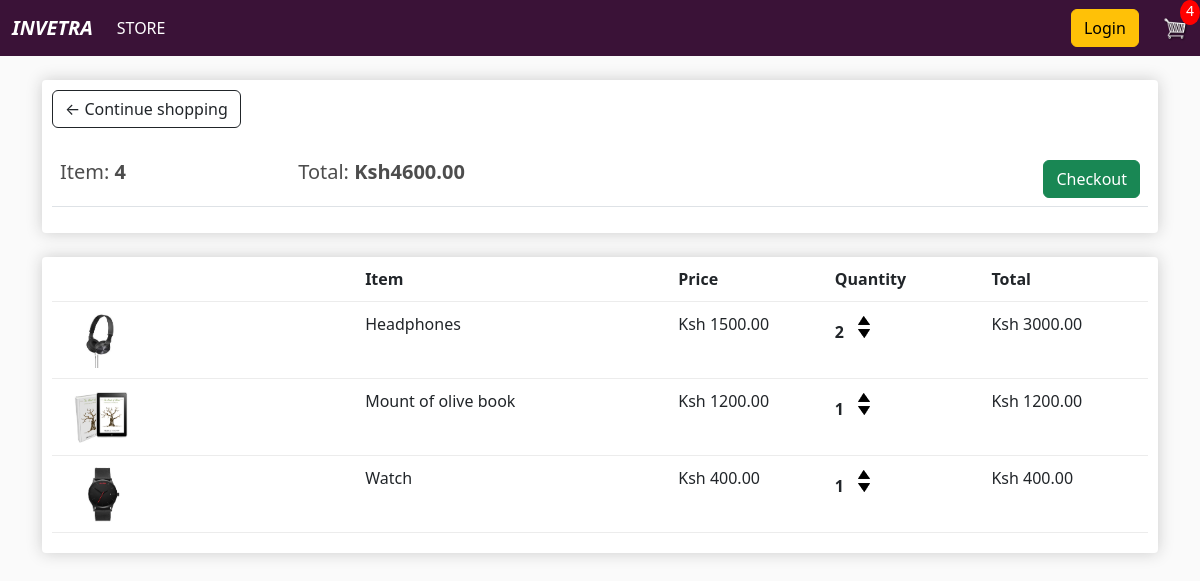
The app's page /cart/ (signed in) with its own data.
### store/models.py (models this page shows, shortened)
class Order(models.Model):
    customer = models.ForeignKey(Customer, on_delete=models.SET_NULL, null=True, blank=False)
    date_ordered = models.DateField(auto_now_add=True)
    complete = models.BooleanField(default= False, null=True, blank=False)
    transaction_id = models.CharField(max_length = 100, null=True)
    @property
    def get_cart_total(self):
        orderitems= self.orderitem_set.all()
        total = sum([item.get_total for item in orderitems])
        return total
    @property
    def get_cart_items(self):
        orderitems = self.orderitem_set.all()
        total = sum([item.quantity for item in orderitems])
        return total

class OrderItem(models.Model):
    product = models.ForeignKey(Product, on_delete=models.SET_NULL, null=True)
    order = models.ForeignKey(Order, on_delete=models.SET_NULL, null=True)
    quantity =models.IntegerField(null=True, blank=True, default=0)
    date_added = models.DateTimeField(auto_now_add=True)
    @property
    def get_total(self):
        total = self.product.price * self.quantity
        return total

class Product(models.Model):
    name = models.CharField(max_length=200,null=True)
    price = models.DecimalField(max_digits=10, decimal_places=2)
    digital = models.BooleanField(default=False, null=True, blank=False)
    image = models.ImageField(null=True, blank=True)
    @property
    def imageURL(self):
        try:
            url = self.image.url
        except:
            url = ''
        return url

### store/views.py (the view)
# urls.py: path('cart/',views.cart, name="cart"),
def cart(request):
    data = cartData(request)
    items =data['items']
    order = data['order']
    cartItems = data['cartItems']
    context={'items':items,
             'order':order,
             'cartItems':cartItems,
             }
    return render(request,'store/cart.html',context)

### store/utils.py (called while the page is built)
def cartData(request):
    if request.user.is_authenticated:
         customer = request.user.customer
         order, created= Order.objects.get_or_create(customer=customer, complete=False)
         items = order.orderitem_set.all()
         cartItems = order.get_cart_items
    else:
       cookieData = cookieCart(request)
       cartItems = cookieData['cartItems']
       order = cookieData['order']
       items = cookieData['items']
    return {'items':items,'order':order,'cartItems':cartItems,}

### store/templates/store/cart.html (shortened to what this page needs)
{% extends 'store/main.html'%}
{% load static %}
{%block content%}
<div class="row">
    <div class="col-ly-12">
        <div class="box-element">
            <a class="btn btn-outline-dark" href="{%url 'store'%}">&#8592; Continue shopping</a>
            <br>
            <br>
            <table class="table">
                <tr>
                    <th><h5>Item: <strong>{{order.get_cart_items}}</strong></h5></th>
                    <th><h5>Total: <strong>Ksh{{order.get_cart_total|floatformat:2}}</strong></h5></th>
                    <th>
                        <a style="float: right; " class="btn btn-success" href="{%url 'checkout'%}">Checkout</a>
                    </th>
                </tr>
            </table>
        </div>
        <br>
        <div class="box-element">
            <div class="cart-row">
                <div style="flex:2;"></div>
                <div style="flex:2;"><strong>Item</strong></div>
                <div style="flex:1;"><strong>Price</strong></div>
                <div style="flex:1;"><strong>Quantity</strong></div>
                <div style="flex:1;"><strong>Total</strong></div>
            </div>
            {%for item in items%}
            <div class="cart-row">
                <div style="flex:2;"><img class="row-image" src="{{item.product.imageURL}}" alt=""></div>
                <div style="flex:2;">{{item.product.name}}</div>
                <div style="flex:1;">Ksh {{item.product.price|floatformat:2}}</div>
                <div style="flex:1;">
                    <p class="quantity">{{item.quantity}}</p>
                    <div class="quantity">
                     <img data-product={{item.product.id}} data-action="add"class="chg-quantity update-cart" src="{%static 'images/arrow-up.png'%}" alt="">
                     <img data-product={{item.product.id}} data-action="remove"class="chg-quantity update-cart" src="{%static 'images/arrow-down.png'%}" alt="">
                    </div>
                </div>
                <div style="flex:1;">Ksh {{item.get_total|floatformat:2}}
                </div>
            </div>
            {%endfor%}
        </div>
    </div>
</div>
{%endblock content%}

### static/css/main.css (style rules this page uses)
body { background-color: hsl(0, 0%, 98%); }
h1,h2,h3,h4,h5,h6 { color:hsl(0, 0%, 30%); }
.box-element { box-shadow:hsl(0, 0%, 80%) 0 0 16px; background-color: #fff; border-radius: 4px; padding: 10px; }
.btn { border-radius: 50; }
.row-image { width: 100px; }
.cart-row { display: flex; align-items: flex-stretch; padding-bottom: 10px; margin-bottom: 10px; border-bottom: 1px solid #ececec; }
.quantity { display: inline-block; font-weight: 700; padding-right:10px; }
.chg-quantity { width: 12px; cursor: pointer; display: block; margin-top: 4px; transition:.1s; }

### records on screen
Order: get_cart_items "4", get_cart_total "4600.00"
OrderItem: product.imageURL (picture), product.name "Headphones", product.price "1500.00", quantity "2", get_total "3000.00"
OrderItem: product.imageURL (picture), product.name "Mount of olive book", product.price "1200.00", quantity "1", get_total "1200.00"
OrderItem: product.imageURL (picture), product.name "Watch", product.price "400.00", quantity "1", get_total "400.00"

### other values on screen
{{ cartItems }} "4"
